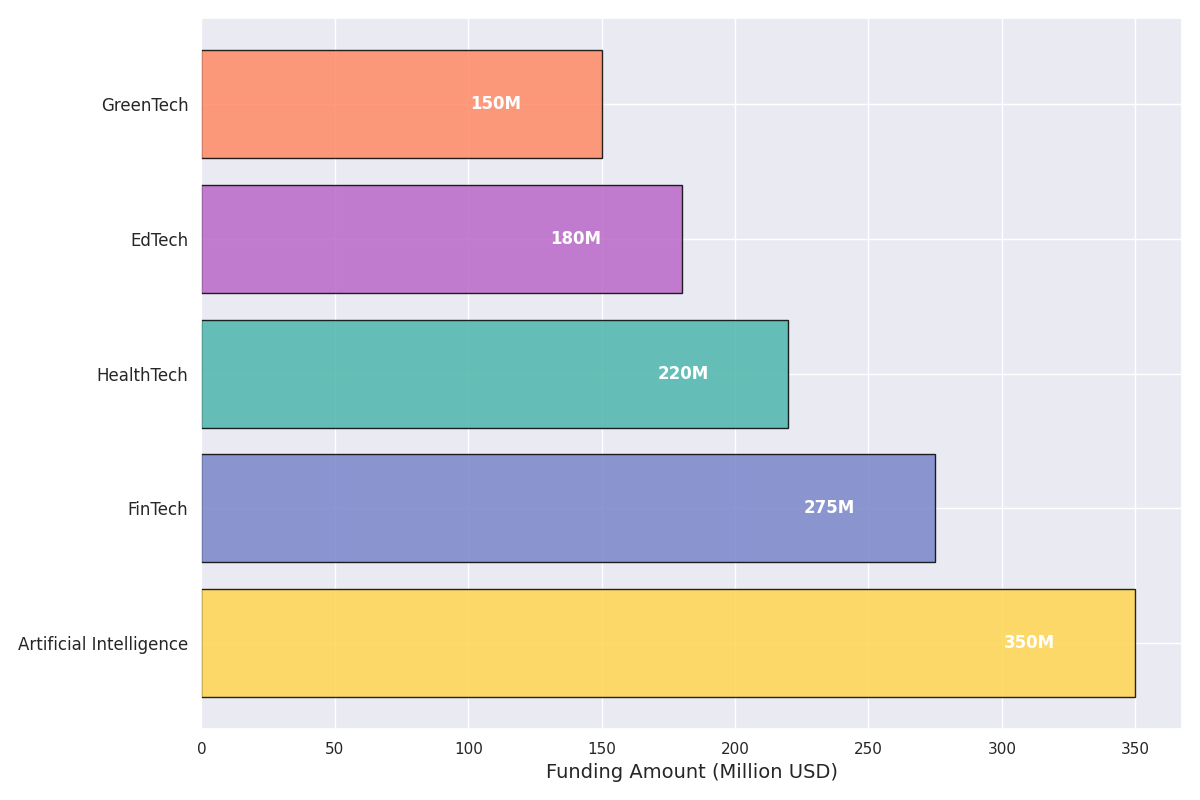

Recreate this plot in Python.
import matplotlib.pyplot as plt
import numpy as np

sectors = ['Artificial Intelligence', 'FinTech', 'HealthTech', 'EdTech', 'GreenTech']
funding_amounts = [350, 275, 220, 180, 150]
colors = ['#FFD54F', '#7986CB', '#4DB6AC', '#BA68C8', '#FF8A65']

fig, ax = plt.subplots(figsize=(12, 8))
bar_positions = np.arange(len(sectors))
bars = ax.barh(bar_positions, funding_amounts, color=colors, edgecolor='black', alpha=0.85)

ax.set_yticks(bar_positions)
ax.set_yticklabels(sectors, fontsize=12)
ax.set_xlabel('Funding Amount (Million USD)', fontsize=14)

for bar in bars:
    width = bar.get_width()
    ax.text(width - 30, bar.get_y() + bar.get_height() / 2, f'{width}M', 
            va='center', ha='right', color='white', fontsize=12, fontweight='bold')

plt.tight_layout()
plt.show()
